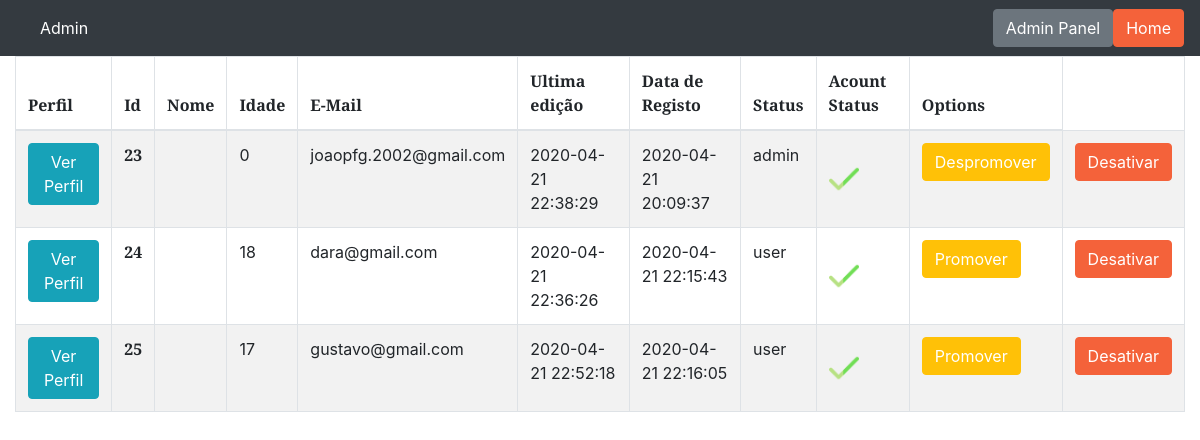
The page /admin/users.php on the database as committed earlier.
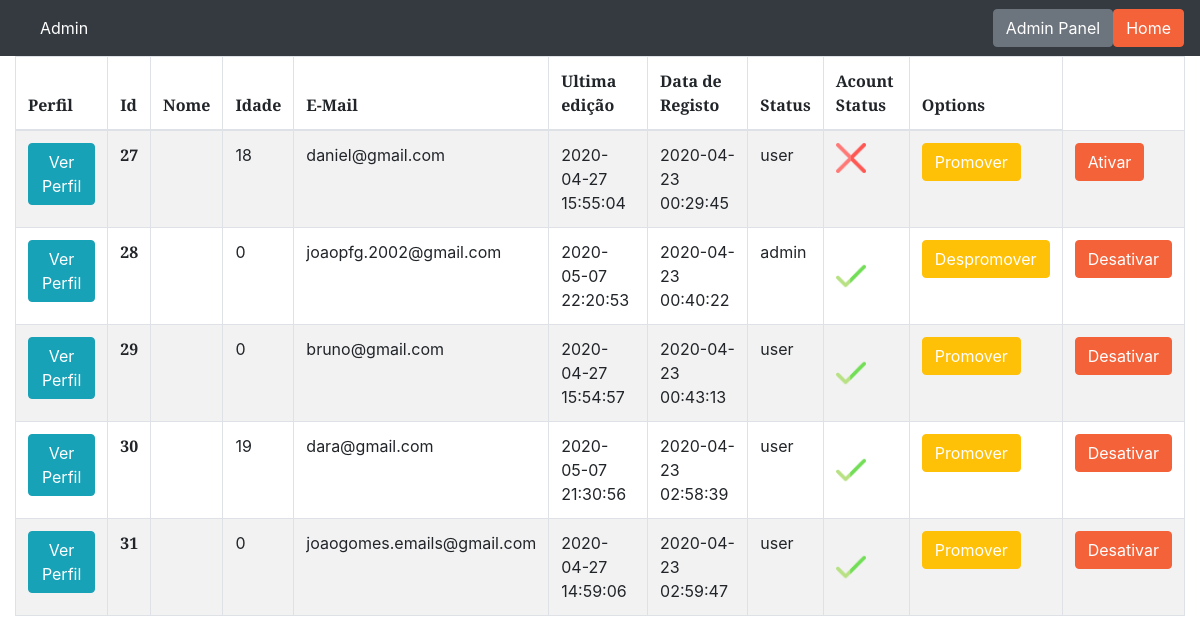
The same page on the database as committed later.
### tables this page shows
CREATE TABLE `users` (
  `id` int(11) NOT NULL,
  `username` tinytext NOT NULL,
  `age` int(11) NOT NULL,
  `email` tinytext NOT NULL,
  `password` longtext NOT NULL,
  `phone` int(9) DEFAULT NULL,
  `born_date` date DEFAULT NULL,
  `updated_at` timestamp NOT NULL DEFAULT current_timestamp() ON UPDATE current_timestamp(),
  `created_at` timestamp NOT NULL DEFAULT current_timestamp(),
  `user_status` varchar(10) NOT NULL DEFAULT 'user',
  `acount_status` text NOT NULL DEFAULT 'ativo',
  `name_img` longtext NOT NULL,
  `size_img` int(11) NOT NULL,
  `type_img` longtext NOT NULL,
  `data_img` longblob NOT NULL
);

### admin/users.php (the view, shortened to what this page needs)
<?php
require '../includes/db.inc.php';
$sql = "SELECT * FROM users ";
    $result = mysqli_query( $conn, $sql);
?>
<!DOCTYPE html>
<html lang="en">
    <head>
        <link href="https://cdnjs.cloudflare.com/ajax/libs/magnific-popup.js/1.1.0/magnific-popup.min.css" rel="stylesheet" />
        <link href="../assets/css/styles.css" rel="stylesheet" />
    </head>
    <?php include "../assets/content/navbar_admin.php" ?>
    <div class="container-fluid">
    <div class="row">
        <div class="col-md col-sm-6">
        <table class="table table-striped table-bordered">
            <thead>
                <tr>
                    <th>Perfil</th>
                    <th scope="col">Id</th>
                    <th scope="col">Nome</th>
                    <th scope="col">Idade</th>
                    <th scope="col">E-Mail</th>
                    <th scope="col">Ultima edição</th>
                    <th scope="col">Data de Registo</th>
                    <th scope="col">Status</th>
                    <th scope="col">Acount Status</th>
                    <th scope="col">Options</th>
                </tr>
            </thead>
            <tbody>
            <?php foreach($result as $row) :?>
                <tr>
                    <th> <a type="button" id="view-user-btn" name="view-user-btn" class="btn btn-info text-white" href="view_profile.php?&id=<?php echo $row['id'] ?>">Ver Perfil</a></th>
                    <th scope="row"><?= $row['id']?></th>
                    <td><?= $row['fname'] . $row['lname']?></td>
                    <td><?= $row['age']?></td>
                    <td><?= $row['email']?></td>
                    <td><?= $row['updated_at']?></td>
                    <td><?= $row['created_at']?></td>
                    <td><?= $row['user_status']?></td>
                    <?php if($row['acount_status'] === 'ativo') : ?>
                       <td class="align-middle"> <img src="../assets/img/certo.png" width="30" height="30"></td>
                    <?php endif ?>
                    <?php if($row['acount_status'] === 'desativado') : ?>
                        <td> <img src="../assets/img/cruz.png" width="30" height="30"></td>
                    <?php endif ?>
                    <?php if($row['user_status'] === 'admin') : ?>
                       <td> <a type="button" id="despromover-user-btn" name="despromover-user-btn" class="btn btn-warning text-white" href="../includes/despromover_user.php?despromover=sim&id=<?php echo $row['id'] ?>">Despromover</a></td>
                    <?php endif ?>
                    <?php if($row['user_status'] === 'user') : ?>
                       <td> <a type="button" id="promover-user-btn" name="promover-user-btn" class="btn btn-warning text-white" href="../includes/promover_user.php?despromover=sim&id=<?php echo $row['id'] ?>">Promover</a></td>
                    <?php endif ?>
                    <?php if($row['acount_status'] === 'ativo') : ?>
                        <td><a type="button" id="desativar-user-btn" name="desativar-user-btn" class="btn btn-primary text-white" href="../includes/desativar_user.php?id=<?php echo $row['id'] ?>">Desativar</a></td>
                    <?php endif ?>
                    <?php if($row['acount_status'] === 'desativado') : ?>
                        <td><a type="button" id="ativar-user-btn" name="ativar-user-btn" class="btn btn-primary text-white" href="../includes/ativar_user.php?id=<?php echo $row['id'] ?>">Ativar</a></td>
                    <?php endif ?>
                <?php endforeach ?>
            </tbody>
        </table>
    </div>
    </div>
    </div>
    </body>
</html>

### assets/content/navbar_admin.php (shortened to what this page needs)
<nav class="navbar navbar-expand-md navbar-dark bg-dark">
  <div class="collapse navbar-collapse" id="navbarsExample04">
    <ul class="navbar-nav mr-auto">
      <li class="nav-item active">
        <a class="nav-link" href="index.php">Admin</a>
      </li>
    </ul>
    <form class="form-inline my-2 my-md-0">
      <a class="btn btn-secondary"href="index.php">Admin Panel</a>
      <a class="btn btn-primary"href="../index.php">Home</a>
    </form>
  </div>
</nav>

Rows that differ between the two databases and show on the page:
removed users: id "23", age "0", email "joaopfg.2002@gmail.com", updated_at "2020-04-21 22:38:29", created_at "2020-04-21 20:09:37", user_status "admin"
removed users: id "24", age "18", email "dara@gmail.com", updated_at "2020-04-21 22:36:26", created_at "2020-04-21 22:15:43", user_status "user"
removed users: id "25", age "17", email "gustavo@gmail.com", updated_at "2020-04-21 22:52:18", created_at "2020-04-21 22:16:05", user_status "user"
added users: id "27", age "18", email "daniel@gmail.com", updated_at "2020-04-27 15:55:04", created_at "2020-04-23 00:29:45", user_status "user"
added users: id "28", age "0", email "joaopfg.2002@gmail.com", updated_at "2020-05-07 22:20:53", created_at "2020-04-23 00:40:22", user_status "admin"
added users: id "29", age "0", email "bruno@gmail.com", updated_at "2020-04-27 15:54:57", created_at "2020-04-23 00:43:13", user_status "user"
added users: id "30", age "19", email "dara@gmail.com", updated_at "2020-05-07 21:30:56", created_at "2020-04-23 02:58:39", user_status "user"
added users: id "31", age "0", email "joaogomes.emails@gmail.com", updated_at "2020-04-27 14:59:06", created_at "2020-04-23 02:59:47", user_status "user"
